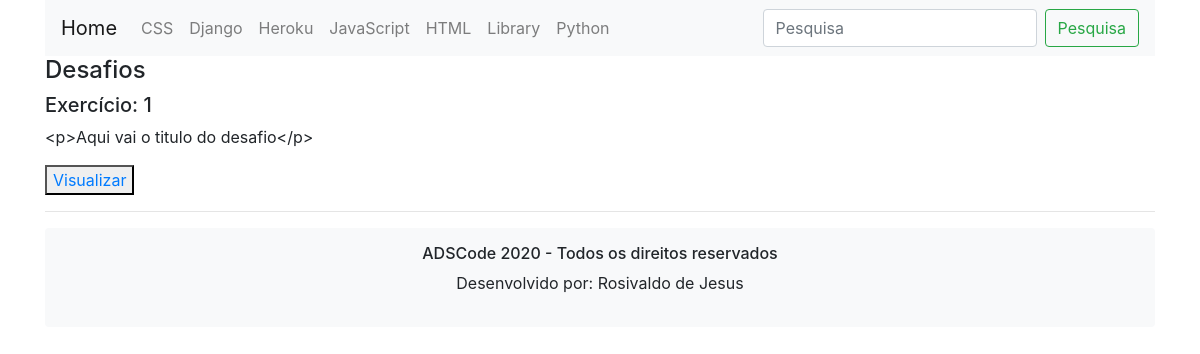
/PythonExerciciosBasicos/, run on the app's committed database.
### programacao/models.py (models this page shows, shortened)
class ExerciciosBasicosPy(models.Model):
    numero = models.DecimalField(max_digits=8, decimal_places=0, default=0)
    exercicio = RichTextField(blank=True, null=True, verbose_name="Exercício")
    resposta = RichTextField(blank=True, null=True, verbose_name="Resposta")
    class Meta:
        db_table = "ExerciciosBasicosPy"
        verbose_name_plural = 'Exercicios Basicos PY'

### programacao/views.py (the view)
# urls.py: path('PythonExerciciosBasicos/', PythonExerciciosBasicos)
def PythonExerciciosBasicos(request):
    exercicio = ExerciciosBasicosPy.objects.all()
    return render(request, 'python_exercicios_basicos.html',{'exercicio': exercicio})

### templates/python_exercicios_basicos.html (shortened to what this page needs)
{% extends 'model.html' %}
{% block content %}
<div class="container-xl">
    <section>
        <h4>Desafios</h4>
         <div>
                {% for ex in exercicio %}
                <h5>Exercício: {{ ex.numero }}</h5>
                <p>{{ ex.exercicio }}</p>
                <button>
                    <a href="/pythonView/?id={{ post.id }}">
                        Visualizar
                    </a>
                </button>
                <hr>
                {% endfor %}
         </div>
    </section>
</div>
{% endblock %}

### data on the page
ExerciciosBasicosPy: numero "1", exercicio "<p>Aqui vai o titulo do desafio</p>"
